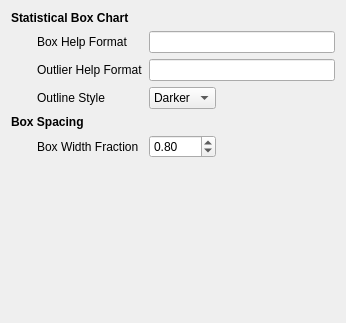
<ui version="4.0" >
 <class>pqBoxChartOptionsWidget</class>
 <widget class="QWidget" name="pqBoxChartOptionsWidget" >
  <property name="geometry" >
   <rect>
    <x>0</x>
    <y>0</y>
    <width>346</width>
    <height>323</height>
   </rect>
  </property>
  <property name="windowTitle" >
   <string>Statistical Box Chart Options</string>
  </property>
  <layout class="QGridLayout" >
   <item row="0" column="0" colspan="4" >
    <widget class="QLabel" name="label" >
     <property name="font" >
      <font>
       <weight>75</weight>
       <bold>true</bold>
      </font>
     </property>
     <property name="text" >
      <string>Statistical Box Chart</string>
     </property>
    </widget>
   </item>
   <item rowspan="3" row="1" column="0" >
    <spacer>
     <property name="orientation" >
      <enum>Qt::Horizontal</enum>
     </property>
     <property name="sizeType" >
      <enum>QSizePolicy::Fixed</enum>
     </property>
     <property name="sizeHint" >
      <size>
       <width>20</width>
       <height>20</height>
      </size>
     </property>
    </spacer>
   </item>
   <item row="1" column="1" >
    <widget class="QLabel" name="label_2" >
     <property name="text" >
      <string>Box Help Format</string>
     </property>
    </widget>
   </item>
   <item row="1" column="2" colspan="2" >
    <widget class="QLineEdit" name="HelpFormat" />
   </item>
   <item row="2" column="1" >
    <widget class="QLabel" name="label_3" >
     <property name="text" >
      <string>Outlier Help Format</string>
     </property>
    </widget>
   </item>
   <item row="2" column="2" colspan="2" >
    <widget class="QLineEdit" name="OutlierFormat" />
   </item>
   <item row="3" column="1" >
    <widget class="QLabel" name="label_4" >
     <property name="text" >
      <string>Outline Style</string>
     </property>
    </widget>
   </item>
   <item row="3" column="2" >
    <widget class="QComboBox" name="OutlineStyle" >
     <item>
      <property name="text" >
       <string>Darker</string>
      </property>
     </item>
     <item>
      <property name="text" >
       <string>Black</string>
      </property>
     </item>
    </widget>
   </item>
   <item row="3" column="3" >
    <spacer>
     <property name="orientation" >
      <enum>Qt::Horizontal</enum>
     </property>
     <property name="sizeHint" >
      <size>
       <width>0</width>
       <height>20</height>
      </size>
     </property>
    </spacer>
   </item>
   <item row="4" column="0" colspan="4" >
    <widget class="QLabel" name="label_5" >
     <property name="font" >
      <font>
       <weight>75</weight>
       <bold>true</bold>
      </font>
     </property>
     <property name="text" >
      <string>Box Spacing</string>
     </property>
    </widget>
   </item>
   <item row="5" column="0" >
    <spacer>
     <property name="orientation" >
      <enum>Qt::Horizontal</enum>
     </property>
     <property name="sizeType" >
      <enum>QSizePolicy::Fixed</enum>
     </property>
     <property name="sizeHint" >
      <size>
       <width>20</width>
       <height>20</height>
      </size>
     </property>
    </spacer>
   </item>
   <item row="5" column="1" >
    <widget class="QLabel" name="label_6" >
     <property name="text" >
      <string>Box Width Fraction</string>
     </property>
    </widget>
   </item>
   <item row="5" column="2" >
    <widget class="QDoubleSpinBox" name="WidthFraction" >
     <property name="maximum" >
      <double>1.000000000000000</double>
     </property>
     <property name="singleStep" >
      <double>0.100000000000000</double>
     </property>
     <property name="value" >
      <double>0.800000000000000</double>
     </property>
    </widget>
   </item>
   <item row="5" column="3" >
    <spacer>
     <property name="orientation" >
      <enum>Qt::Horizontal</enum>
     </property>
     <property name="sizeHint" >
      <size>
       <width>0</width>
       <height>20</height>
      </size>
     </property>
    </spacer>
   </item>
   <item row="6" column="0" colspan="4" >
    <spacer>
     <property name="orientation" >
      <enum>Qt::Vertical</enum>
     </property>
     <property name="sizeHint" >
      <size>
       <width>20</width>
       <height>0</height>
      </size>
     </property>
    </spacer>
   </item>
  </layout>
 </widget>
 <tabstops>
  <tabstop>HelpFormat</tabstop>
  <tabstop>OutlierFormat</tabstop>
  <tabstop>OutlineStyle</tabstop>
  <tabstop>WidthFraction</tabstop>
 </tabstops>
 <resources/>
 <connections/>
</ui>
